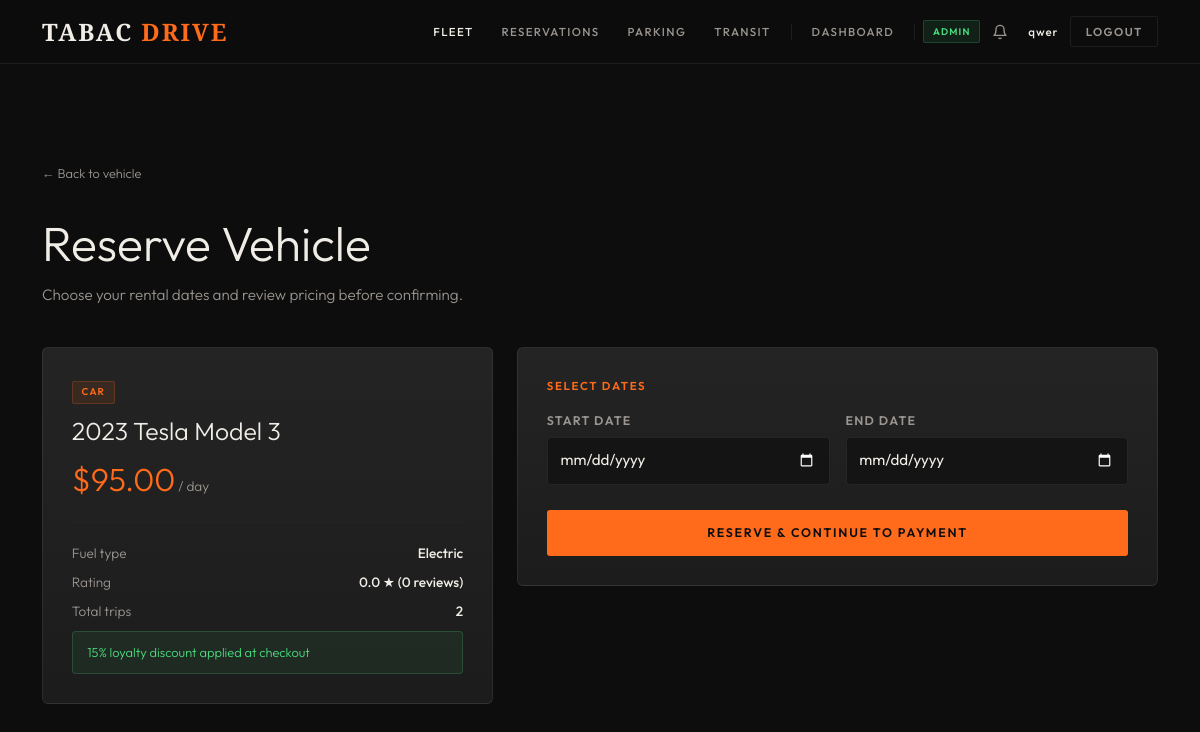
Page /vehicles/1/reserve/ (signed in) on the committed database.
### users/models.py (models this page shows, shortened)
class User(AbstractUser):
    ROLE_COMMUTER = "COMMUTER"
    ROLE_PROVIDER = "PROVIDER"
    ROLE_ADMIN = "ADMIN"
    ROLE_CHOICES = [
        (ROLE_COMMUTER, "Commuter"),
        (ROLE_PROVIDER, "Mobility Provider"),
        (ROLE_ADMIN, "City Admin"),
    ]
    CITY_CHOICES = [
        ("MTL", "Montreal"),
        ("LAV", "Laval"),
        ("LON", "Longueuil"),
        ("QC",  "Quebec City"),
        ("GAT", "Gatineau"),
        ("SHE", "Sherbrooke"),
    ]
    MOBILITY_CHOICES = [
        ("CAR",     "Car"),
        ("BIKE",    "Bike"),
        ("SCOOTER", "Scooter"),
    ]
    email = models.EmailField(unique=True)
    address = AddressField(null=True, blank=True, on_delete=models.SET_NULL)
    phone_number = PhoneNumberField(region="CA", blank=True, null=True)
    role = models.CharField(max_length=10, choices=ROLE_CHOICES, default=ROLE_COMMUTER)
    preferred_city = models.CharField(max_length=5, choices=CITY_CHOICES, blank=True, default="")
    preferred_mobility_type = models.CharField(max_length=10, choices=MOBILITY_CHOICES, blank=True, default="")
    @property
    def is_commuter(self):
        return self.role == self.ROLE_COMMUTER
    @property
    def is_provider(self):
        return self.role == self.ROLE_PROVIDER
    @property
    def is_city_admin(self):
        return self.role == self.ROLE_ADMIN

### booking/models.py (models this page shows, shortened)
class Vehicle(models.Model):
    KIND_CAR = "CAR"
    KIND_BIKE = "BIKE"
    KIND_SCOOTER = "SCOOTER"
    KIND_CHOICES = [
        (KIND_CAR, "Car"),
        (KIND_BIKE, "Bike"),
        (KIND_SCOOTER, "Scooter"),
    ]
    STATUS_AVAILABLE = "AVAILABLE"
    STATUS_RESERVED = "RESERVED"
    STATUS_IN_USE = "IN_USE"
    STATUS_MAINTENANCE = "MAINTENANCE"
    STATUS_CHOICES = [
        (STATUS_AVAILABLE, "Available"),
        (STATUS_RESERVED, "Reserved"),
        (STATUS_IN_USE, "In Use"),
        (STATUS_MAINTENANCE, "Maintenance"),
    ]
    CITY_MTL = "MTL"
    CITY_LAV = "LAV"
    CITY_LON = "LON"
    CITY_QC  = "QC"
    CITY_GAT = "GAT"
    CITY_SHE = "SHE"
    CITY_CHOICES = [
        (CITY_MTL, "Montreal"),
        (CITY_LAV, "Laval"),
        (CITY_LON, "Longueuil"),
        (CITY_QC,  "Quebec City"),
        (CITY_GAT, "Gatineau"),
        (CITY_SHE, "Sherbrooke"),
    ]
    vehicle_kind = models.CharField(max_length=10, choices=KIND_CHOICES)
    vehicle_status = models.CharField(max_length=15, choices=STATUS_CHOICES, default=STATUS_AVAILABLE)
    city = models.CharField(max_length=5, choices=CITY_CHOICES, default=CITY_MTL)
    provider = models.CharField(max_length=100, blank=True, default="")
    owner = models.ForeignKey(
        settings.AUTH_USER_MODEL,
        null=True, blank=True,
        on_delete=models.SET_NULL,
        related_name="owned_vehicles",
    )
    make = models.CharField(max_length=50)
    model = models.CharField(max_length=100)
    year = models.PositiveIntegerField()
    daily_rate = models.DecimalField(max_digits=8, decimal_places=2)
    rating = models.FloatField(default=0.0)
    review_count = models.PositiveIntegerField(default=0)
    total_trips = models.PositiveIntegerField(default=0)
    def get_subtype(self):
        for attr in ("car", "bike", "scooter"):
            try:
                return getattr(self, attr)
            except Exception:
                pass
        return self
    class Meta:
        indexes = [
            models.Index(fields=["make", "model"]),
            models.Index(fields=["daily_rate"]),
            models.Index(fields=["vehicle_kind"]),
        ]

class Car(Vehicle):
    FUEL_CHOICES = [
        ("GASOLINE", "Gasoline"),
        ("ELECTRIC", "Electric"),
        ("HYBRID", "Hybrid"),
        ("DIESEL", "Diesel"),
    ]
    fuel_type = models.CharField(max_length=20, choices=FUEL_CHOICES)
    body_style = models.CharField(max_length=50, blank=True, default="")  # e.g. SUV, Sedan
    class Meta:
        verbose_name = "Car"

### booking/views/vehicle_views.py (the view, shortened to what this page needs)
# urls.py: path("vehicles/<int:vehicle_id>/reserve/", views.reserve_vehicle, name="reserve_vehicle"),
@login_required
def reserve_vehicle(request, vehicle_id):
    from django.contrib import messages
    from django.shortcuts import redirect
    vehicle = get_object_or_404(Vehicle, id=vehicle_id)
    form = ReservationForm(request.POST or None)
    today = _tz.localdate()
    booked = list(
        Reservation.objects.filter(
            vehicle=vehicle,
            status__in=[Reservation.STATUS_PENDING, Reservation.STATUS_CONFIRMED],
            end_date__gte=today,
        ).values("start_date", "end_date").order_by("start_date")
    )
    active_count = len(booked)
    is_surge = active_count >= SURGE_THRESHOLD
    disabled_ranges = [{"from": str(r["start_date"]), "to": str(r["end_date"])} for r in booked]
    score = reliability_score(request.user)
    discount_rate, discount_label = loyalty_discount(score)
    return render(request, "booking/reserve_vehicle.html", {
        "vehicle": vehicle,
        "form": form,
        "is_surge": is_surge,
        "active_count": active_count,
        "disabled_ranges_json": json.dumps(disabled_ranges),
        "discount_rate": float(discount_rate),
        "discount_label": discount_label,
    })

### booking/forms.py (shortened to what this page needs)
class ReservationForm(forms.Form):
    start_date = forms.DateField(widget=forms.DateInput(attrs={"type": "date"}))
    end_date = forms.DateField(widget=forms.DateInput(attrs={"type": "date"}))

### booking/context_processors.py (called while the page is built)
def unread_notifications(request):
    if request.user.is_authenticated:
        count = Notification.objects.filter(user=request.user, is_read=False).count()
        return {"unread_notifications": count}
    return {"unread_notifications": 0}

### booking/sustainability.py (called while the page is built)
def reliability_score(user) -> int:
    from .models import Reservation
    qs = Reservation.objects.filter(
        user=user,
        status__in=[
            Reservation.STATUS_CONFIRMED,
            Reservation.STATUS_RETURNED,
            Reservation.STATUS_CANCELLED,
        ],
    )
    total = qs.count()
    if total == 0:
        return 100
    returned = qs.filter(status=Reservation.STATUS_RETURNED).count()
    return round((returned / total) * 100)

def loyalty_discount(score: int) -> tuple[Decimal, str]:
    for threshold, rate, label in DISCOUNT_TIERS:
        if score >= threshold:
            return rate, label
    return Decimal("0.00"), "No discount yet"

### booking/templates/booking/reserve_vehicle.html (shortened to what this page needs)
{% extends "base.html" %}
{% block nav_fleet %}active{% endblock %}
{% block content %}
<div class="page-wrap">
    <div class="container">
        <a href="{% url 'vehicle_detail' vehicle.id %}" class="back-link">&larr; Back to vehicle</a>
        <p class="page-title">Reserve Vehicle</p>
        <p class="page-subtitle">Choose your rental dates and review pricing before confirming.</p>
        <div class="row g-4">
            <div class="col-12 col-lg-5">
                <div class="info-panel">
                    <div class="vehicle-kind-badge">{{ vehicle.get_vehicle_kind_display }}</div>
                    <div class="vehicle-title">{{ vehicle.year }} {{ vehicle.make }} {{ vehicle.model }}</div>
                    <div class="vehicle-rate">${{ vehicle.daily_rate }}<small> / day</small></div>
                    <hr class="info-divider">
                    <div class="spec-list">
                        {% with sub=vehicle.get_subtype %}
                        {% if vehicle.vehicle_kind == "CAR" %}
                            <div class="spec-row"><span class="spec-key">Fuel type</span><span class="spec-val">{{ sub.get_fuel_type_display }}</span></div>
                        {% elif vehicle.vehicle_kind == "BIKE" %}
                            <div class="spec-row"><span class="spec-key">Type</span><span class="spec-val">{{ sub.get_bike_type_display }}</span></div>
                            <div class="spec-row"><span class="spec-key">Motor</span><span class="spec-val">{% if sub.has_motor %}Yes{% else %}No{% endif %}</span></div>
                        {% elif vehicle.vehicle_kind == "SCOOTER" %}
                            <div class="spec-row"><span class="spec-key">Engine</span><span class="spec-val">{% if sub.is_electric %}Electric{% else %}{{ sub.engine_cc }}cc{% endif %}</span></div>
                        {% endif %}
                        {% endwith %}
                        <div class="spec-row"><span class="spec-key">Rating</span><span class="spec-val">{{ vehicle.rating }} ★ ({{ vehicle.review_count }} reviews)</span></div>
                        <div class="spec-row"><span class="spec-key">Total trips</span><span class="spec-val">{{ vehicle.total_trips }}</span></div>
                    </div>
                    {% if discount_rate > 0 %}
                    <div class="discount-notice">{{ discount_label }} applied at checkout</div>
                    {% endif %}
                </div>
            </div>
            <div class="col-12 col-lg-7">
                <div class="form-panel">
                    <div class="section-label">Select Dates</div>
                    <form method="post">
                        <div class="row g-3">
                            <div class="col-12 col-sm-6 field">
                                <label for="{{ form.start_date.id_for_label }}">Start Date</label>
                                {{ form.start_date }}
                            </div>
                            <div class="col-12 col-sm-6 field">
                                <label for="{{ form.end_date.id_for_label }}">End Date</label>
                                {{ form.end_date }}
                            </div>
                        </div>
                        <button type="submit" class="btn-reserve">Reserve &amp; Continue to Payment</button>
                    </form>
                </div>
            </div>
        </div>
    </div>
</div>
<link rel="stylesheet" href="https://cdn.jsdelivr.net/npm/flatpickr/dist/flatpickr.min.css">
{% endblock %}

### Rentals/templates/base.html (shortened to what this page needs)
<!DOCTYPE html>
<html lang="en">
<head>
    <link href="https://cdn.jsdelivr.net/npm/bootstrap@5.3.3/dist/css/bootstrap.min.css" rel="stylesheet"/>
</head>
<body>
<nav class="navbar-apex">
    <div class="container">
        <div class="d-flex align-items-center justify-content-between gap-3">
            <a href="{% url 'home' %}" class="nav-brand">TABAC <span>DRIVE</span></a>
            <div class="nav-links">
                {% if user.is_authenticated %}
                    <a href="{% url 'vehicle_list' %}"
                       class="nav-link-apex {% block nav_fleet %}{% endblock %}">Fleet</a>
                    <a href="{% url 'my_reservations' %}"
                       class="nav-link-apex {% block nav_reservations %}{% endblock %}">Reservations</a>
                    <a href="{% url 'parking' %}"
                       class="nav-link-apex {% block nav_parking %}{% endblock %}">Parking</a>
                    <a href="{% url 'transit' %}"
                       class="nav-link-apex {% block nav_transit %}{% endblock %}">Transit</a>
                    <a href="{% url 'role_dashboard' %}"
                       class="nav-link-apex {% block nav_dashboard %}{% endblock %}">Dashboard</a>
                    {% if user.is_commuter %}
                        <span class="role-badge role-badge-commuter d-none d-lg-block">Commuter</span>
                    {% elif user.is_provider %}
                        <span class="role-badge role-badge-provider d-none d-lg-block">Provider</span>
                    {% elif user.is_city_admin %}
                        <span class="role-badge role-badge-admin d-none d-lg-block">Admin</span>
                    {% endif %}
                    <a href="{% url 'notifications' %}" class="nav-bell" title="Notifications">
                        <svg viewBox="0 0 24 24" fill="none" stroke="currentColor" stroke-width="2" stroke-linecap="round" stroke-linejoin="round">
                            <path d="M18 8A6 6 0 0 0 6 8c0 7-3 9-3 9h18s-3-2-3-9"/>
                            <path d="M13.73 21a2 2 0 0 1-3.46 0"/>
                        </svg>
                    </a>
                    <a href="{% url 'profile_settings' %}" class="nav-username d-none d-lg-block" style="text-decoration:none;color:inherit">{{ user.username }}</a>
                    <form method="post" action="{% url 'logout' %}" class="m-0 p-0">
                        <button type="submit" class="btn-nav-logout">Logout</button>
                    </form>
                {% else %}
                    <a href="{% url 'login' %}" class="nav-link-apex">Sign In</a>
                    <a href="{% url 'register' %}" class="nav-link-apex">Register</a>
                {% endif %}
            </div>
        </div>
    </div>
</nav>
<div class="container py-4">
</div>
{% block content %}{% endblock %}
</body>
</html>

### rows in the picture
User: username "qwer"
Vehicle: vehicle_kind "CAR", year "2023", make "Tesla", model "Model 3", daily_rate "95.00", rating "0.0", review_count "0", total_trips "2"
Car: fuel_type "Electric"

### other values in the picture
{{ discount_label }} "15% loyalty discount"
